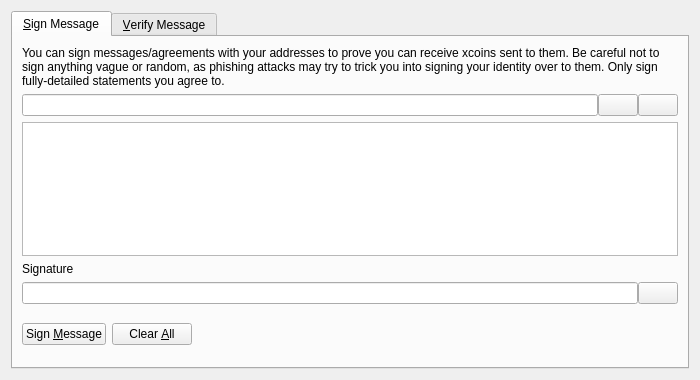
<?xml version="1.0" encoding="UTF-8"?>
<ui version="4.0">
 <class>SignVerifyMessageDialog</class>
 <widget class="QDialog" name="SignVerifyMessageDialog">
  <property name="geometry">
   <rect>
    <x>0</x>
    <y>0</y>
    <width>700</width>
    <height>380</height>
   </rect>
  </property>
  <property name="windowTitle">
   <string>Signatures - Sign / Verify a Message</string>
  </property>
  <property name="modal">
   <bool>true</bool>
  </property>
  <layout class="QVBoxLayout" name="verticalLayout">
   <item>
    <widget class="QTabWidget" name="tabWidget">
     <property name="currentIndex">
      <number>0</number>
     </property>
     <widget class="QWidget" name="tabSignMessage">
      <attribute name="title">
       <string>&amp;Sign Message</string>
      </attribute>
      <layout class="QVBoxLayout" name="verticalLayout_SM">
       <item>
        <widget class="QLabel" name="infoLabel_SM">
         <property name="text">
          <string>You can sign messages/agreements with your addresses to prove you can receive xcoins sent to them. Be careful not to sign anything vague or random, as phishing attacks may try to trick you into signing your identity over to them. Only sign fully-detailed statements you agree to.</string>
         </property>
         <property name="textFormat">
          <enum>Qt::PlainText</enum>
         </property>
         <property name="wordWrap">
          <bool>true</bool>
         </property>
        </widget>
       </item>
       <item>
        <layout class="QHBoxLayout" name="horizontalLayout_1_SM">
         <property name="spacing">
          <number>0</number>
         </property>
         <item>
          <widget class="QValidatedLineEdit" name="addressIn_SM">
           <property name="toolTip">
            <string>The Xcoin address to sign the message with</string>
           </property>
          </widget>
         </item>
         <item>
          <widget class="QPushButton" name="addressBookButton_SM">
           <property name="toolTip">
            <string>Choose previously used address</string>
           </property>
           <property name="text">
            <string/>
           </property>
           <property name="icon">
            <iconset resource="../bitcoin.qrc">
             <normaloff>:/icons/address-book</normaloff>:/icons/address-book</iconset>
           </property>
           <property name="shortcut">
            <string>Alt+A</string>
           </property>
           <property name="autoDefault">
            <bool>false</bool>
           </property>
          </widget>
         </item>
         <item>
          <widget class="QPushButton" name="pasteButton_SM">
           <property name="toolTip">
            <string>Paste address from clipboard</string>
           </property>
           <property name="text">
            <string/>
           </property>
           <property name="icon">
            <iconset resource="../bitcoin.qrc">
             <normaloff>:/icons/editpaste</normaloff>:/icons/editpaste</iconset>
           </property>
           <property name="shortcut">
            <string>Alt+P</string>
           </property>
           <property name="autoDefault">
            <bool>false</bool>
           </property>
          </widget>
         </item>
        </layout>
       </item>
       <item>
        <widget class="QPlainTextEdit" name="messageIn_SM">
         <property name="toolTip">
          <string>Enter the message you want to sign here</string>
         </property>
        </widget>
       </item>
       <item>
        <widget class="QLabel" name="signatureLabel_SM">
         <property name="text">
          <string>Signature</string>
         </property>
         <property name="textFormat">
          <enum>Qt::PlainText</enum>
         </property>
        </widget>
       </item>
       <item>
        <layout class="QHBoxLayout" name="horizontalLayout_2_SM">
         <property name="spacing">
          <number>0</number>
         </property>
         <item>
          <widget class="QLineEdit" name="signatureOut_SM">
           <property name="font">
            <font>
             <italic>true</italic>
            </font>
           </property>
           <property name="readOnly">
            <bool>true</bool>
           </property>
          </widget>
         </item>
         <item>
          <widget class="QPushButton" name="copySignatureButton_SM">
           <property name="toolTip">
            <string>Copy the current signature to the system clipboard</string>
           </property>
           <property name="text">
            <string/>
           </property>
           <property name="icon">
            <iconset resource="../bitcoin.qrc">
             <normaloff>:/icons/editcopy</normaloff>:/icons/editcopy</iconset>
           </property>
           <property name="autoDefault">
            <bool>false</bool>
           </property>
          </widget>
         </item>
        </layout>
       </item>
       <item>
        <layout class="QHBoxLayout" name="horizontalLayout_3_SM">
         <item>
          <widget class="QPushButton" name="signMessageButton_SM">
           <property name="toolTip">
            <string>Sign the message to prove you own this Xcoin address</string>
           </property>
           <property name="text">
            <string>Sign &amp;Message</string>
           </property>
           <property name="icon">
            <iconset resource="../bitcoin.qrc">
             <normaloff>:/icons/edit</normaloff>:/icons/edit</iconset>
           </property>
           <property name="autoDefault">
            <bool>false</bool>
           </property>
          </widget>
         </item>
         <item>
          <widget class="QPushButton" name="clearButton_SM">
           <property name="toolTip">
            <string>Reset all sign message fields</string>
           </property>
           <property name="text">
            <string>Clear &amp;All</string>
           </property>
           <property name="icon">
            <iconset resource="../bitcoin.qrc">
             <normaloff>:/icons/remove</normaloff>:/icons/remove</iconset>
           </property>
           <property name="autoDefault">
            <bool>false</bool>
           </property>
          </widget>
         </item>
         <item>
          <spacer name="horizontalSpacer_1_SM">
           <property name="orientation">
            <enum>Qt::Horizontal</enum>
           </property>
           <property name="sizeHint" stdset="0">
            <size>
             <width>40</width>
             <height>48</height>
            </size>
           </property>
          </spacer>
         </item>
         <item>
          <widget class="QLabel" name="statusLabel_SM">
           <property name="font">
            <font>
             <weight>75</weight>
             <bold>true</bold>
            </font>
           </property>
           <property name="text">
            <string/>
           </property>
           <property name="wordWrap">
            <bool>true</bool>
           </property>
          </widget>
         </item>
         <item>
          <spacer name="horizontalSpacer_2_SM">
           <property name="orientation">
            <enum>Qt::Horizontal</enum>
           </property>
           <property name="sizeHint" stdset="0">
            <size>
             <width>40</width>
             <height>48</height>
            </size>
           </property>
          </spacer>
         </item>
        </layout>
       </item>
      </layout>
     </widget>
     <widget class="QWidget" name="tabVerifyMessage">
      <attribute name="title">
       <string>&amp;Verify Message</string>
      </attribute>
      <layout class="QVBoxLayout" name="verticalLayout_VM">
       <item>
        <widget class="QLabel" name="infoLabel_VM">
         <property name="text">
          <string>Enter the receiver's address, message (ensure you copy line breaks, spaces, tabs, etc. exactly) and signature below to verify the message. Be careful not to read more into the signature than what is in the signed message itself, to avoid being tricked by a man-in-the-middle attack. Note that this only proves the signing party receives with the address, it cannot prove sendership of any transaction!</string>
         </property>
         <property name="textFormat">
          <enum>Qt::PlainText</enum>
         </property>
         <property name="alignment">
          <set>Qt::AlignLeading|Qt::AlignLeft|Qt::AlignTop</set>
         </property>
         <property name="wordWrap">
          <bool>true</bool>
         </property>
        </widget>
       </item>
       <item>
        <layout class="QHBoxLayout" name="horizontalLayout_1_VM">
         <property name="spacing">
          <number>0</number>
         </property>
         <item>
          <widget class="QValidatedLineEdit" name="addressIn_VM">
           <property name="toolTip">
            <string>The Xcoin address the message was signed with</string>
           </property>
          </widget>
         </item>
         <item>
          <widget class="QPushButton" name="addressBookButton_VM">
           <property name="toolTip">
            <string>Choose previously used address</string>
           </property>
           <property name="text">
            <string/>
           </property>
           <property name="icon">
            <iconset resource="../bitcoin.qrc">
             <normaloff>:/icons/address-book</normaloff>:/icons/address-book</iconset>
           </property>
           <property name="shortcut">
            <string>Alt+A</string>
           </property>
           <property name="autoDefault">
            <bool>false</bool>
           </property>
          </widget>
         </item>
        </layout>
       </item>
       <item>
        <widget class="QPlainTextEdit" name="messageIn_VM"/>
       </item>
       <item>
        <widget class="QValidatedLineEdit" name="signatureIn_VM"/>
       </item>
       <item>
        <layout class="QHBoxLayout" name="horizontalLayout_2_VM">
         <item>
          <widget class="QPushButton" name="verifyMessageButton_VM">
           <property name="toolTip">
            <string>Verify the message to ensure it was signed with the specified Xcoin address</string>
           </property>
           <property name="text">
            <string>Verify &amp;Message</string>
           </property>
           <property name="icon">
            <iconset resource="../bitcoin.qrc">
             <normaloff>:/icons/transaction_0</normaloff>:/icons/transaction_0</iconset>
           </property>
           <property name="autoDefault">
            <bool>false</bool>
           </property>
          </widget>
         </item>
         <item>
          <widget class="QPushButton" name="clearButton_VM">
           <property name="toolTip">
            <string>Reset all verify message fields</string>
           </property>
           <property name="text">
            <string>Clear &amp;All</string>
           </property>
           <property name="icon">
            <iconset resource="../bitcoin.qrc">
             <normaloff>:/icons/remove</normaloff>:/icons/remove</iconset>
           </property>
           <property name="autoDefault">
            <bool>false</bool>
           </property>
          </widget>
         </item>
         <item>
          <spacer name="horizontalSpacer_1_VM">
           <property name="orientation">
            <enum>Qt::Horizontal</enum>
           </property>
           <property name="sizeHint" stdset="0">
            <size>
             <width>40</width>
             <height>48</height>
            </size>
           </property>
          </spacer>
         </item>
         <item>
          <widget class="QLabel" name="statusLabel_VM">
           <property name="font">
            <font>
             <weight>75</weight>
             <bold>true</bold>
            </font>
           </property>
           <property name="text">
            <string/>
           </property>
           <property name="wordWrap">
            <bool>true</bool>
           </property>
          </widget>
         </item>
         <item>
          <spacer name="horizontalSpacer_2_VM">
           <property name="orientation">
            <enum>Qt::Horizontal</enum>
           </property>
           <property name="sizeHint" stdset="0">
            <size>
             <width>40</width>
             <height>48</height>
            </size>
           </property>
          </spacer>
         </item>
        </layout>
       </item>
      </layout>
     </widget>
    </widget>
   </item>
  </layout>
 </widget>
 <customwidgets>
  <customwidget>
   <class>QValidatedLineEdit</class>
   <extends>QLineEdit</extends>
   <header>qt/qvalidatedlineedit.h</header>
  </customwidget>
 </customwidgets>
 <resources>
  <include location="../bitcoin.qrc"/>
 </resources>
 <connections/>
</ui>
